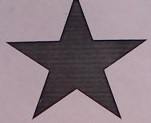
//> input picture RasPi/Navigation/template_4.jpg, 151 x 123 px
$ ./VR_image_extraction_v0.3 ../Navigation/template_4.jpg 100   (built with g++ and OpenCV 4)
//> lines starting //> are read from the running program, lines starting //| are printed output that depends on the picture
//> further down, src is the input picture: 123 rows x 151 cols, CV_8UC3; mean B, G, R 132, 123.8, 139.6
// autocrop.cpp:
// Perform auto-cropping image with arbitrary background color

#include <opencv2/imgproc/imgproc.hpp>
#include <opencv2/highgui/highgui.hpp>
#include <stdio.h>

#define DEBUG 0

/**
 * Function to check if the color of the given image
 * is the same as the given color
 *
 * Parameters:
 *   edge        The source image
 *   color   The color to check
 */

int THRES = 0;

bool is_border(cv::Mat& edge, cv::Vec3b color)
{

    cv::Mat im = edge.clone().reshape(0,1);
    cv::Vec3b colorP;

    bool res = true;
    for (int i = 0; i < im.cols; ++i) {
		colorP = im.at<cv::Vec3b>(0,i);
		if (DEBUG) printf("Current point: B=%d, G=%d, R=%d\n", colorP[0], colorP[1], colorP[2]);
		if ((colorP[0] > (color[0]+THRES)) || (colorP[0] < (color[0]-THRES))) res = false;
		else if ((colorP[1] > (color[1]+THRES)) || (colorP[1] < (color[1]-THRES))) res = false;
		else if ((colorP[2] > (color[2]+THRES)) || (colorP[2] < (color[2]-THRES))) res = false;
        //res &= (color == im.at<cv::Vec3b>(0,i));
	}
	if (DEBUG) printf("is_border = %d\n",res);
    return res;
}

/**
 * Function to auto-cropping image
 *
 * Parameters:
 *   src   The source image
 *   dst   The destination image
 */
void autocrop(cv::Mat& src, cv::Mat& dst)
{
    cv::Rect win(0, 0, src.cols, src.rows);
//> win = Rect(0, 0, 151, 123)

    std::vector<cv::Rect> edges;
    edges.push_back(cv::Rect(0, 0, src.cols, 1));
    edges.push_back(cv::Rect(src.cols-2, 0, 1, src.rows));
    edges.push_back(cv::Rect(0, src.rows-2, src.cols, 1));
    edges.push_back(cv::Rect(0, 0, 1, src.rows));

    cv::Mat edge;
    int nborder = 0;
    cv::Vec3b colorTL = src.at<cv::Vec3b>(20,20);
//> colorTL = [165, 155, 172]
    cv::Vec3b colorTR = src.at<cv::Vec3b>(20,(src.cols-20));
//> colorTR = [176, 166, 183]
    cv::Vec3b colorBL = src.at<cv::Vec3b>((src.rows-20),20);
//> colorBL = [167, 158, 178]
    cv::Vec3b colorBR = src.at<cv::Vec3b>((src.rows-20),(src.cols-20));
//> colorBR = [175, 166, 186]
    if (DEBUG) {
		printf("TL Ref color: B = %d, G = %d, R = %d\n",colorTL[0],colorTL[1],colorTL[2]);
		printf("TR Ref color: B = %d, G = %d, R = %d\n",colorTR[0],colorTR[1],colorTR[2]);
		printf("BL Ref color: B = %d, G = %d, R = %d\n",colorBL[0],colorBL[1],colorBL[2]);
		printf("BR Ref color: B = %d, G = %d, R = %d\n",colorBR[0],colorBR[1],colorBR[2]);
	}

	nborder = 4;
    bool next;

	if (DEBUG) printf("Entering first do-while\n");
	if (DEBUG) printf("x=%d, y=%d, h=%d, w=%d\n", win.x, win.y, win.height, win.width);
    do {
        edge = src(cv::Rect(win.x, win.height-2, win.width, 1));
        if (next = is_border(edge, colorBR))
            win.height--;
    }
    while (next && win.height > 0);
	if (DEBUG) printf("final height = %d\n", win.height);

	if (DEBUG) printf("Entering second do-while\n");
	if (DEBUG) printf("x=%d, y=%d, h=%d, w=%d\n", win.x, win.y, win.height, win.width);
    do {
        edge = src(cv::Rect(win.width-2, win.y, 1, win.height));
        if (next = is_border(edge, colorBL))
            win.width--;
    }
    while (next && win.width > 0);
	if (DEBUG) printf("final width = %d\n", win.width);

	if (DEBUG) printf("Entering third do-while\n");
	if (DEBUG) printf("x=%d, y=%d, h=%d, w=%d\n", win.x, win.y, win.height, win.width);
    do {
        edge = src(cv::Rect(win.x, win.y, win.width, 1));
        if (next = is_border(edge, colorTR))
            win.y++, win.height--;
    }
    while (next && win.y <= src.rows);
    if (DEBUG) printf("final top y = %d\n", win.y);

	if (DEBUG) printf("Entering fourth do-while\n");
	if (DEBUG) printf("x=%d, y=%d, h=%d, w=%d\n", win.x, win.y, win.height, win.width);
    do {
        edge = src(cv::Rect(win.x, win.y, 1, win.height));
        if (next = is_border(edge, colorTL))
            win.x++, win.width--;
    }
    while (next && win.x <= src.cols);
	if (DEBUG) printf("final x = %d\n", win.x);

    dst = src(win);
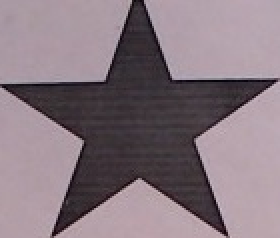
//> dst: 119 rows x 140 cols, CV_8UC3 (shown 2 times larger); mean B, G, R 127.7, 119.7, 135.1
}

/**
 * Test the autocrop() function above
 */
int main(int argc, char *argv[])
{
	char *inFile;
	int threshold = 0;

	inFile = argv[1];
	threshold = atoi(argv[2]);
	THRES = threshold;

    cv::Mat src = cv::imread(inFile);
    if (!src.data)
        return -1;

    cv::Mat dst;
    autocrop(src, dst);

    //cv::imshow("src", src);
    //cv::imshow("dst", dst);
    //cv::waitKey();
    // prepare O/P file name
    char *opFile = (char *) malloc((sizeof(inFile)+10));
    strcpy(opFile, "OP_");
    strcat(opFile, inFile);
    cv::imwrite(opFile, dst);
    return 0;
}
